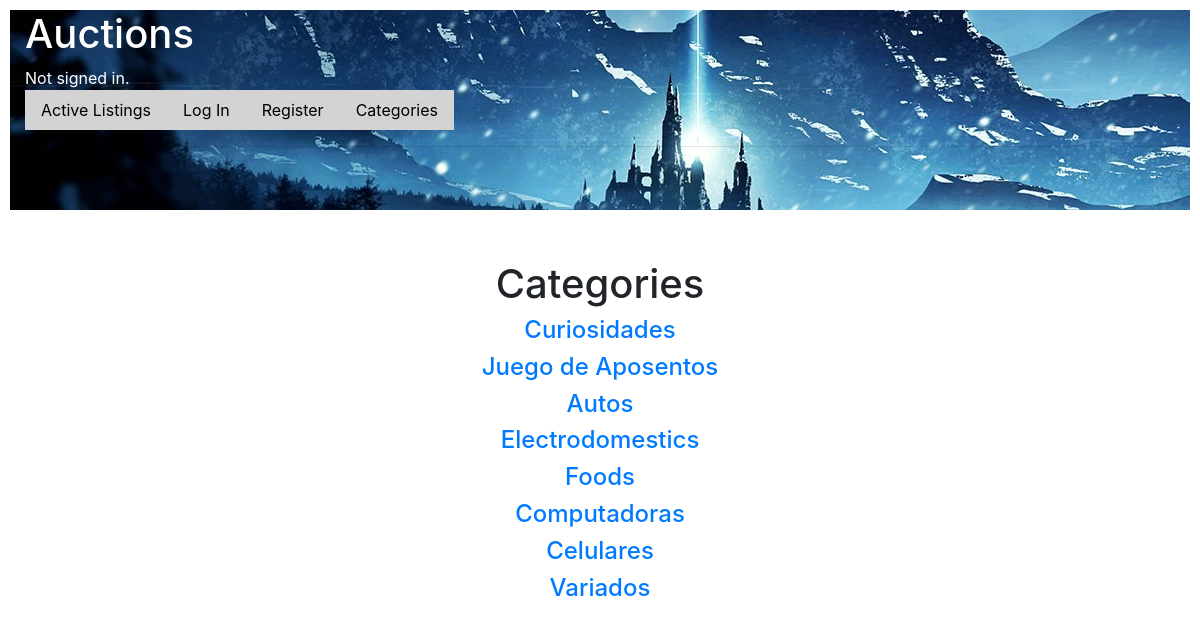
The page /categories on the database its author committed.
### auctions/models.py (models this page shows, shortened)
class Auction_listing(models.Model):
    title = models.CharField(max_length=64)
    description = models.TextField(blank=True)
    url_image = models.CharField(max_length=100,blank=True)
    category = models.CharField(max_length=64,blank=True)
    price = models.IntegerField()
    user = models.ForeignKey(User, on_delete=models.CASCADE,related_name='auctions_for_user')
    start_time = models.DateTimeField(auto_now_add=True)
    is_active = models.BooleanField(default=True)

### auctions/views.py (the view)
# urls.py: path('categories',views.categories, name='categories'),
def categories(request):
    listings = Auction_listing.objects.filter(is_active=True)
    for n in listings:
        print(n.category)
    categorias = {listing.category for listing in listings}
    for listing in listings:
        if listing.url_image != '':
            listing.url_image = '/auctions/'+listing.url_image
            print(listing.url_image)
    return render(request,'auctions/categories.html',{
        'listings':listings,
        'categorias':categorias,
    })

### auctions/templates/auctions/categories.html (shortened to what this page needs)
{% extends 'auctions/layout.html' %}
{% block body %}
<div class="categories">
<h1>Categories</h1>
  {% for categoria in categorias %}
    <div>
      {% if categoria == ''%}
        <span ><a href="{% url 'categoria' 'Variados' %}"><h4>Variados</h4></a> </span>
      {% else %}
        <span><a href="{% url 'categoria' categoria %}"><h4>{{ categoria }}</h4></a> </span>
      {% endif %}
    </div>
</div>
{% endblock %}

### auctions/static/auctions/styles.css (style rules this page uses)
body { padding: 10px; }
.categories { padding-top: 50px; text-align: center; }

### rows shown on the page
Auction_listing: categorias "Curiosidades"
Auction_listing: categorias "Juego de Aposentos"
Auction_listing: categorias "Autos"
Auction_listing: categorias "Electrodomestics"
Auction_listing: categorias "Foods"
Auction_listing: categorias "Computadoras"
Auction_listing: categorias "Celulares"
Auction_listing: categorias "Variados"
